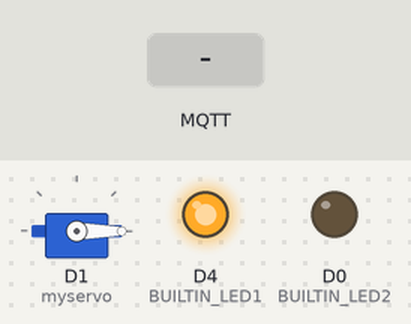
A sketch run on a simulated ESP8266 (NodeMCU). On the bench: servo, output pins drawn as LEDs (lit = HIGH). The test bench sets the inputs (shaded band). WiFi joins after 1.5 s; servers stay silent unless stated; random numbers use the default seed unless the sketch sets one; no MQTT or app messages arrive unless stated; what the sketch prints to the serial monitor is not drawn.

Above: at 18.2 s.
18.3 s: MQTT message "1" arrives on the first subscribed topic
At 18.76 s:
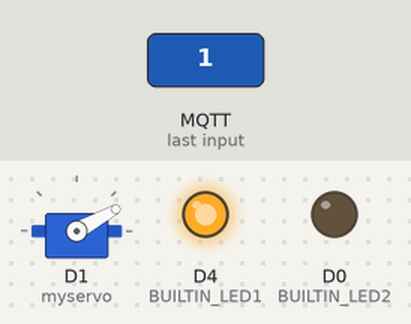
At 19.36 s:
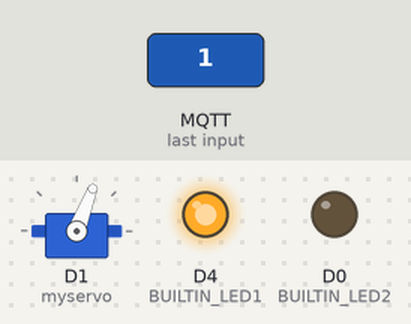
Timing chart, 0 to 25.2 s (numbered marks = the images above; inputs shaded):
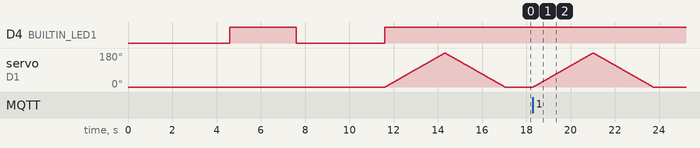

Measured:
- after the input at 18.3 s, servo on D1 (myservo): rises from 0° to 180° in 2.7 s, then falls to 0° in 2.7 s

The sketch:

sketch_feb05bBLinkonPub.ino
```cpp
#include <ESP8266WiFi.h>
#include <PubSubClient.h>
#include <Servo.h>
// Update these with values suitable for your network.
const char* ssid = "**your wifi uid**";
const char* password = "wifi pass";
const char* mqtt_server = "192.168.0.107";// can be a server running on lan or internet

//const char* mqtt_server = " broker.hivemq.com";

const short int BUILTIN_LED1 = 2;
const short int BUILTIN_LED2 = 16;

Servo myservo;  // create servo object to control a servo
WiFiClient espClient;
PubSubClient client(espClient);

void setup_wifi() {
  delay(100);
  // We start by connecting to a WiFi network
  Serial.print("Connecting to ");
  Serial.println(ssid);
  WiFi.begin(ssid, password);
  while (WiFi.status() != WL_CONNECTED)
  {
    delay(500);
    Serial.print(".");
  }
  randomSeed(micros());
  Serial.println("");
  Serial.println("WiFi connected");
  Serial.println("IP address: ");
  pinMode(BUILTIN_LED1, OUTPUT);
  pinMode(BUILTIN_LED2, OUTPUT);
  digitalWrite(BUILTIN_LED1, LOW);
  delay(3000);
  digitalWrite(BUILTIN_LED1, HIGH);
  delay(3000);
  digitalWrite(BUILTIN_LED1, LOW);
  delay(4000);
  digitalWrite(BUILTIN_LED1, HIGH);
  Serial.println(WiFi.localIP());
}

void callback(char* topic, byte* payload, unsigned int length)
{
  Serial.print("Command from MQTT broker is : [");
  Serial.print(topic);
  for (int i = 0; i < length; i++)
  {
    // if ((int)payload[i] > 194 || (int)payload[i] < 0)
    //  break;
    if ((int)payload[i] > 194 || (int)payload[i] < 0)
      break;
    int pos;
  for(pos = 0; pos <= 180; pos += 1) // goes from 0 degrees to 180 degrees
  {                                  // in steps of 1 degree
    myservo.write(pos);              // tell servo to go to position in variable 'pos'
    delay(15);                       // waits 15ms for the servo to reach the position
  }
  for(pos = 180; pos>=0; pos-=1)     // goes from 180 degrees to 0 degrees
  {
    myservo.write(pos);              // tell servo to go to position in variable 'pos'
    delay(15);                       // waits 15ms for the servo to reach the position
  }
    // tell servo to go to position in variable '(int)payload[i]'
  }
}//end callback

void reconnect() {
  // Loop until we're reconnected
  while (!client.connected())
  {
    Serial.print("Attempting MQTT connection...");
    // Create a random client ID
    String clientId = "ESP8266Client-";
    clientId += String(random(0xffff), HEX);
    // Attempt to connect
    //if you MQTT broker has clientID,username and password
    //please change following line to    if (client.connect(clientId,userName,passWord))
    if (client.connect(clientId.c_str()))
    {
      Serial.println("connected");
      //once connected to MQTT broker, subscribe command if any
      client.publish("esp12", "Hello LoLin");
      client.subscribe("esp12");
    } else {
      Serial.print("failed, rc=");
      Serial.print(client.state());
      Serial.println(" try again in 5 seconds");
      // Wait 6 seconds before retrying
      client.publish("esp12", "Hello LoLin");
      delay(6000);
    }
  }
} //end reconnect()

void setup() {
  Serial.begin(115200);
  setup_wifi();
  client.setServer(mqtt_server, 1883);
  client.setCallback(callback);
  myservo.attach(D1);  // attaches the servo on pin D1 to the servo object
  int pos;
  for(pos = 0; pos <= 180; pos += 1) // goes from 0 degrees to 180 degrees
  {                                  // in steps of 1 degree
    myservo.write(pos);              // tell servo to go to position in variable 'pos'
    delay(15);                       // waits 15ms for the servo to reach the position
  }
  for(pos = 180; pos>=0; pos-=1)     // goes from 180 degrees to 0 degrees
  {
    myservo.write(pos);              // tell servo to go to position in variable 'pos'
    delay(15);                       // waits 15ms for the servo to reach the position
  }
}

void loop() {
  if (!client.connected()) {
    reconnect();
  }
  client.loop();

}
```
